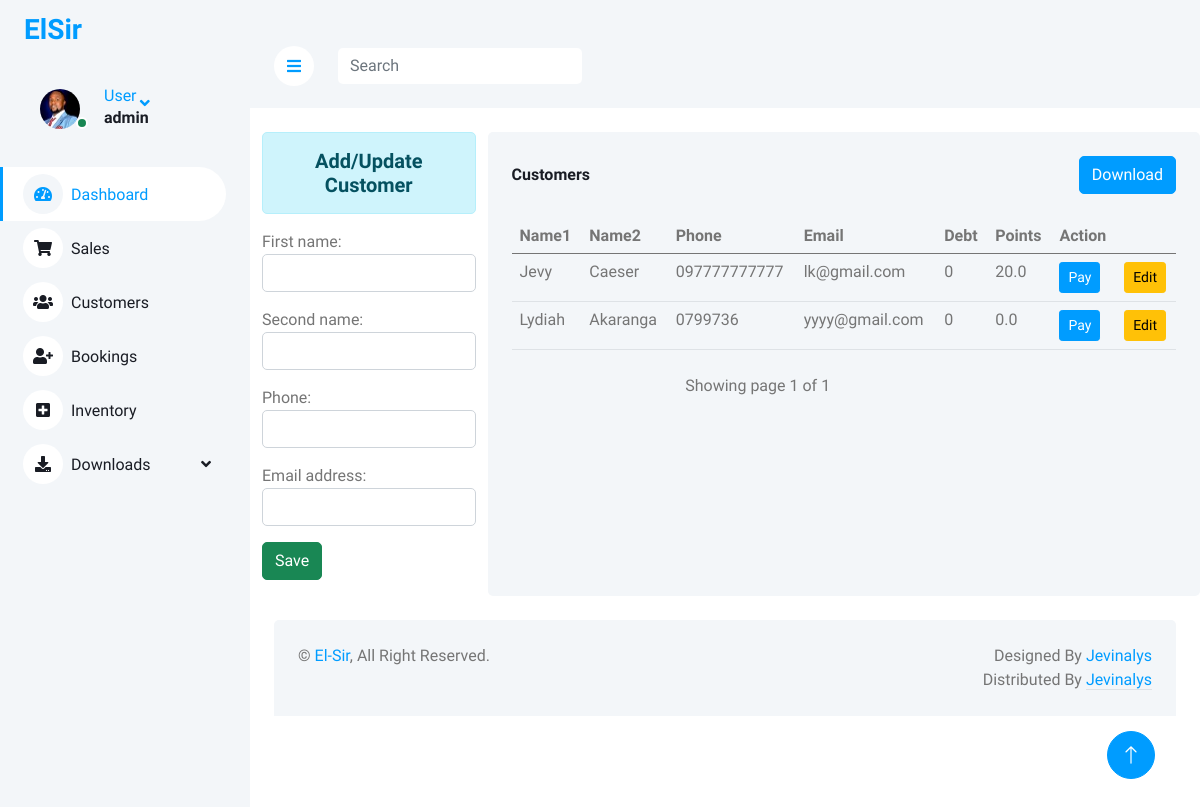
The page /customers/ (signed in) on the database its author committed.
### elsiruser/models.py (models this page shows, shortened)
class Customer(models.Model):
    first_name = models.CharField(max_length=255)
    second_name = models.CharField(max_length=255)
    phone = models.CharField(max_length=12)
    email_address =models.EmailField(null=True,blank=True)
    debt = models.IntegerField(null=True, blank=True,default=0)
    loyalty_points = models.FloatField(null=True, blank=True,default=0)

### elsiruser/views.py (the view)
# urls.py: path('customers/',views.customers, name="customers"),
@login_required(login_url='login')
def customers(request):
    customers = Customer.objects.all().order_by('first_name')
    form = CustomerForm()
    paginator = Paginator(customers,6)
    page_number = request.GET.get('page')
    page_obj =Paginator.get_page(paginator, page_number)
    context = {'customers':customers,'form':form,'page_obj':page_obj}
    return render(request,'customers.html',context)

### elsiruser/forms.py
class CustomerForm(ModelForm):
    class Meta:
        model = Customer
        fields = ['first_name','second_name','phone','email_address']
        widgets = {
            'first_name': forms.TextInput(attrs={'class':'form-control', 'id':'fnameid'}),
            'second_name': forms.TextInput(attrs={'class':'form-control', 'id':'snameid'}),
            'phone': forms.TextInput(attrs={'class':'form-control', 'id':'phoneid'}),
            'email_address': forms.EmailInput(attrs={'class':'form-control', 'id':'mailid'})
        }

### elsiruser/templates/customers.html (shortened to what this page needs)
{% extends 'base.html' %}
{% load static %}
{% block content %}
{%include 'sidebar.html' %}
<div class="content">
    <nav class="navbar navbar-expand bg-light navbar-light sticky-top px-4 py-10">
        <a href="#" class="sidebar-toggler flex-shrink-0">
            <i class="fa fa-bars"></i>
        </a>
        <form class="d-none d-md-flex mt-3 ms-4">
            <input class="form-control border-0" id="searchField" type="search" placeholder="Search">
        </form>
    </nav>
    <br>
    <div class="container-fluid">
        <div class="row">
            <div class="col-sm-3">
                <h5 class="text-center alert alert-info">Add/Update Customer</h5>
                <form action="" method="POST" name="cform" id="cform">
                    {{form.as_p}}
                    <input type="button" class="btn btn-success" value="Save" id="btnsave">
                </form>
            </div>
            <div class="bg-light text-center rounded p-4 col-sm-9">
                <div class="d-flex align-items-center justify-content-between mb-4">
                        <h6 class="mb-0">Customers</h6>
                        <a href="{% url 'customer-excel' %}" class="btn btn-primary">Download</a>
                    </div>
                    <div class="app-table" >
                        <table class="table table-hover">
                            <thead>
                                <tr>
                                    <th scope="col">Name1</th>
                                    <th scope="col">Name2</th>
                                    <th scope="col">Phone</th>
                                    <th scope="col">Email</th>
                                    <th scope="col">Debt</th>
                                    <th scope="col">Points</th>
                                    <th scope="col">Action</th>
                                    <th scope="col"></th>
                                </tr>
                            </thead>
                            <tbody id="tbody">
                                {% for customer in page_obj %}
                                <tr>
                                    <td>{{customer.first_name}}</td>
                                    <td>{{customer.second_name}}</td>
                                    <td>{{customer.phone}}</td>
                                    <td>{{customer.email_address}}</td>
                                    <td>{{customer.debt}}</td>
                                    <td>{{customer.loyalty_points}}</td>
                                    <td><a class="btn btn-sm btn-primary" id="addpayment" href="{% url 'addSales' customer.id %}" >Pay</a></td>
                                       <td> <input type="button" value="Edit" class="btn btn-warning btn-sm btn-edit" data-sid="{{customer.id}}"></td>
                                </tr>
                                {% endfor %}
                            </tbody>
                        </table>
                    </div>
                    <div class="pagination-container pt-2">
                        <div class="row">
                            <div class="col-md-9">
                                Showing page {{page_obj.number}} of {{ page_obj.paginator.num_pages }}
                              </div>
                              <ul class="pagination align-right float-right mr-auto , col-md-3">
                                </ul>
                        </div>
                    </div>
            </div>
    {% endblock %}

### elsiruser/templates/sidebar.html (shortened to what this page needs)
{% load static %}
<div class="sidebar pe-4 pb-3">
    <nav class="navbar bg-light navbar-light">
        <a href="dashboard.html" class="navbar-brand mx-4 mb-3">
            <h3 class="text-primary"></i>ElSir</h3>
        </a>
        {% if user.is_authenticated %}
            <div class="nav-item dropdown">
                <a href="#" class="nav-link dropdown-toggle" data-bs-toggle="dropdown">
                    <div class="d-flex align-items-center ms-4 mb-4">
                        <div class="position-relative">
                            <img class="rounded-circle me-lg-2" src="{% static 'elsiruser/img/user1.jpg' %}" alt="" style="width: 40px; height: 40px;">
                            <div class="bg-success rounded-circle border border-2 border-white position-absolute end-0 bottom-0 p-1"></div>
                        </div>
                        <div class="ms-3">
                            <span class="d-none d-lg-inline-flex">User</span>
                            <h6>{{user.username}}</h6>
                        </div>
                    </div>
                </a>
            </div>
        {% else %}
            <a href="{%url 'login' %}" class="dropdown-item">LogIn</a>
        {% endif %}
        <div class="navbar-nav w-100">
            <a href="{% url 'dashboard' %}" class="nav-item nav-link active"><i class="fa fa-tachometer-alt me-2"></i>Dashboard</a>
            <a href="{% url 'sales' %}" class="nav-item nav-link"><i class="fa fa-shopping-cart me-2"></i>Sales</a>
            <a href="{% url 'customers' %}" class="nav-item nav-link"><i class="fa fa-users me-2"></i>Customers</a>
            <a href="{% url 'bookings' %}" class="nav-item nav-link"><i class="fa fa-user-plus me-2"></i>Bookings</a>
            <a href="{% url 'Inventory' %}" class="nav-item nav-link"><i class="fa fa-plus-square me-2"></i>Inventory</a>
            <div class="nav-item dropdown">
                <a href="#" class="nav-link dropdown-toggle" data-bs-toggle="dropdown"><i class="fa fa-download me-2"></i>Downloads</a>
            </div>
        </div>
    </nav>
</div>

### static/elsiruser/css/style.css (style rules this page uses)
:root { --primary: #009CFF; --light: #F3F6F9; --dark: #191C24; }
.btn { transition: .5s; }
.btn.btn-primary { color: #FFFFFF; }
.sidebar { position: fixed; top: 0; left: 0; bottom: 0; width: 250px; height: 100vh; overflow-y: auto; background: var(--light); transition: 0.5s; z-index: 999; }
.content { margin-left: 250px; min-height: 100vh; background: #FFFFFF; transition: 0.5s; }
@media (min-width: 992px) { .sidebar { margin-left: 0; } }
@media (min-width: 992px) { .content { width: calc(100% - 250px); } }
.sidebar .navbar .navbar-nav .nav-link { padding: 7px 20px; color: var(--dark); font-weight: 500; border-left: 3px solid var(--light); border-radius: 0 30px 30px 0; outline: none; }
.sidebar .navbar .navbar-nav .nav-link:hover, .sidebar .navbar .navbar-nav .nav-link.active { color: var(--primary); background: #FFFFFF; border-color: var(--primary); }
.sidebar .navbar .navbar-nav .nav-link i { width: 40px; height: 40px; display: inline-flex; align-items: center; justify-content: center; background: #FFFFFF; border-radius: 40px; }
.sidebar .navbar .navbar-nav .nav-link:hover i, .sidebar .navbar .navbar-nav .nav-link.active i { background: var(--light); }
.sidebar .navbar .dropdown-toggle::after { position: absolute; top: 15px; right: 15px; border: none; content: "\f107"; font-family: "Font Awesome 5 Free"; font-weight: 900; transition: .5s; }
.content .navbar .sidebar-toggler, .content .navbar .navbar-nav .nav-link i { width: 40px; height: 40px; display: inline-flex; align-items: center; justify-content: center; background: #FFFFFF; border-radius: 40px; }

### rows shown on the page
Customer: first_name "Jevy", second_name "Caeser", phone "097777777777", email_address "lk@gmail.com", debt "0", loyalty_points "20.0"
Customer: first_name "Lydiah", second_name "Akaranga", phone "0799736", email_address "yyyy@gmail.com", debt "0", loyalty_points "0.0"

### other values the page prints
{{ user.username }} "admin"
{{ page_obj.number }} "1"
{{ page_obj.paginator.num_pages }} "1"
